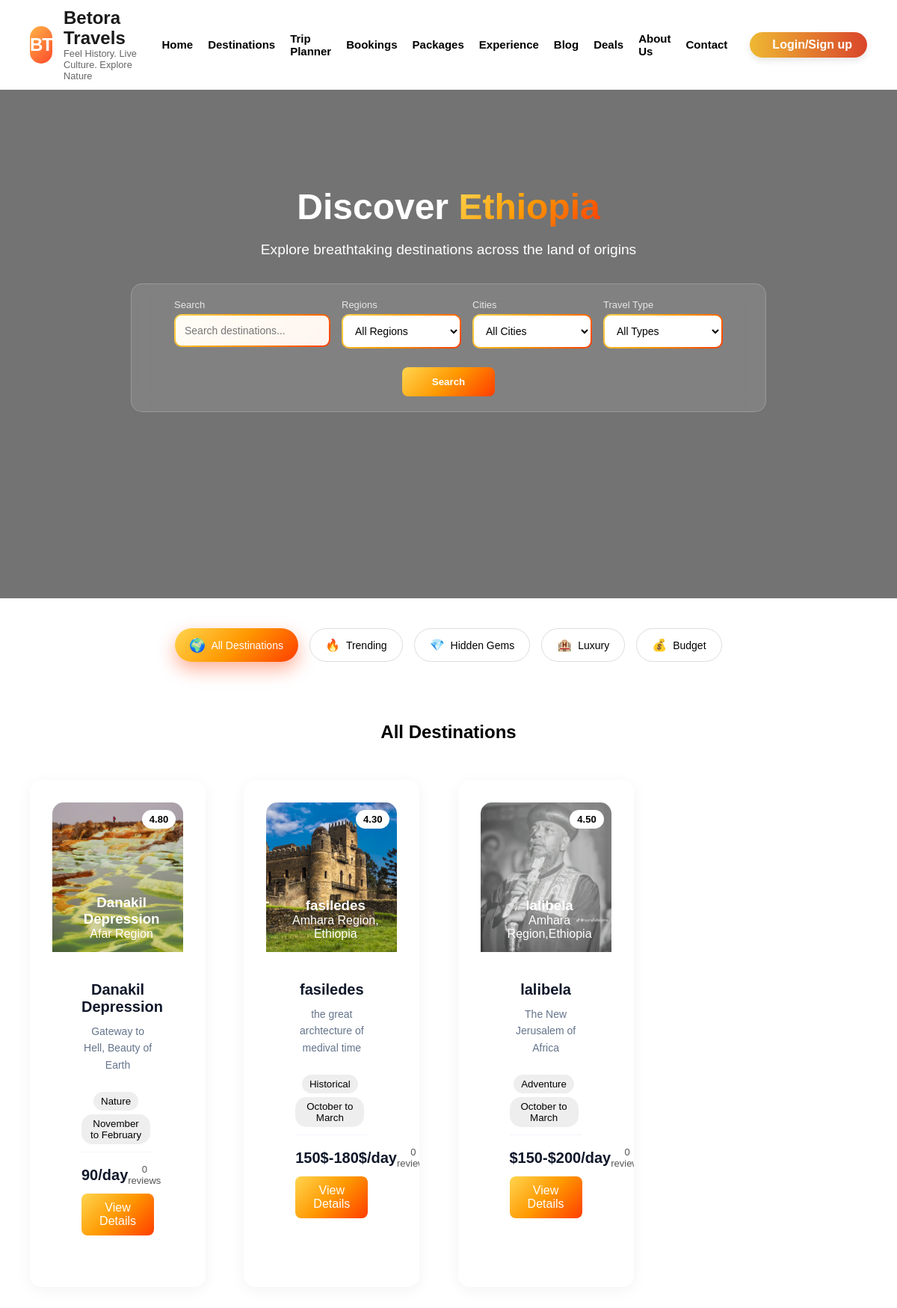
Page /destination.php on the committed database.
### tables this page shows
CREATE TABLE `destinations` (
  `id` int(11) NOT NULL,
  `name` varchar(100) DEFAULT NULL,
  `tagline` varchar(255) DEFAULT NULL,
  `region` varchar(100) DEFAULT NULL,
  `type` enum('adventure','cultural','religious','historical','nature') DEFAULT NULL,
  `description` text DEFAULT NULL,
  `highlights` text DEFAULT NULL,
  `best_time` varchar(100) DEFAULT NULL,
  `dry_season` varchar(255) DEFAULT NULL,
  `rainy_season` varchar(255) DEFAULT NULL,
  `spring_weather` varchar(100) DEFAULT NULL,
  `summer_weather` varchar(100) DEFAULT NULL,
  `autumn_weather` varchar(100) DEFAULT NULL,
  `winter_weather` varchar(100) DEFAULT NULL,
  `average_cost` decimal(10,2) DEFAULT NULL,
  `budget_cost` varchar(50) DEFAULT NULL,
  `standard_cost` varchar(50) DEFAULT NULL,
  `luxury_cost` varchar(50) DEFAULT NULL,
  `accommodation` varchar(255) DEFAULT NULL,
  `rating` decimal(3,2) DEFAULT 0.00,
  `reviews` int(11) DEFAULT 0,
  `distance_info` varchar(255) DEFAULT NULL,
  `map_location` text DEFAULT NULL,
  `video_url` varchar(255) DEFAULT NULL,
  `image` varchar(255) DEFAULT NULL,
  `image2` varchar(255) DEFAULT NULL,
  `image3` varchar(255) DEFAULT NULL,
  `image4` varchar(255) DEFAULT NULL
);

### destination.php (the view, shortened to what this page needs)
<?php
include 'db.php';
$search_name = isset($_GET['search_name']) ? mysqli_real_escape_string($conn, $_GET['search_name']) : '';
$sql = "SELECT * FROM destinations WHERE 1=1";
$sql .= " ORDER BY id DESC";
$result = mysqli_query($conn, $sql);
?>
<!DOCTYPE html>
<html lang="en">
<head>
    <link rel="stylesheet" href="style.css">
    <link rel="stylesheet" href="https://jsdelivr.net"/>
    <link rel="stylesheet" href="welcome.css">
    <link rel="stylesheet" href="cards.css">
    <link rel="stylesheet" href="ai.css">
    <link rel="stylesheet" href="https://cloudflare.com">
</head>
<body>
<nav id="navbar">
  <div class="brand">
    <div class="bt">BT</div>
    <div class="logo-text">
      <h1>Betora Travels</h1>
      <h2>Feel History. Live Culture. Explore Nature</h2>
    </div>
  </div>
  <ul class="menu" id="menu-list">
    <li><a class="underline-text" href="index.php#Home">Home</a></li>
    <li><a class="underline-text" href="destinations.php">Destinations</a></li>
    <li><a class="underline-text" href="trip.html#trip">Trip Planner</a></li>
    <li><a class="underline-text" href="booking.html#Bookings">Bookings</a></li>
    <li><a class="underline-text" href="packages.php#packages">Packages</a></li>
    <li><a class="underline-text" href="experience.php#Experience">Experience</a></li>
    <li><a class="underline-text" href="blog.php#Blog">Blog</a></li>
    <li><a class="underline-text" href="deals.php#Deals">Deals</a></li>
    <li><a class="underline-text" href="aboutus.html#About-Us">About Us</a></li>
    <li><a class="underline-text" href="contactus.html#Contact">Contact</a></li>
    <div class="header-actions">
      <div class="login-pill">
        <span>Login/Sign up</span>
      </div>
    </div>
  </ul>
</nav>
<section id="Destinations" class="destination-hero">
    <video autoplay muted loop playsinline class="bg-video">
        <source src="ethiopia-video.mp4" type="video/mp4">
    </video>
    <div class="overlay"></div>
    <div class="content">
        <h1>Discover <span>Ethiopia</span></h1>
        <p>Explore breathtaking destinations across the land of origins</p>
        <form action="destination.php" method="GET" class="search-box">
    <div class="field">
        <label>Search</label>
        <div class="gradient-wrapper">
            <input type="text" name="search_name" placeholder="Search destinations..." value="<?php echo htmlspecialchars($search_name); ?>" />
        </div>
    </div>
    <div class="field">
        <label>Regions</label>
        <div class="gradient-wrapper">
            <select name="region">
                <option>All Regions</option>
            </select>
        </div>
    </div>
    <div class="field">
        <label>Cities</label>
        <div class="gradient-wrapper">
            <select name="city">
                <option>All Cities</option>
            </select>
        </div>
    </div>
    <div class="field">
        <label>Travel Type</label>
        <div class="gradient-wrapper">
            <select name="type">
                <option>All Types</option>
            </select>
        </div>
    </div>
    <div class="search-btn-container">
        <button type="submit">Search</button>
    </div>
</form>
    </div>
</section>
<section class="filter-section">
    <div class="filter-container">
        <button class="filter-btn active"><span>🌍</span> All Destinations</button>
        <button class="filter-btn"><span>🔥</span> Trending</button>
        <button class="filter-btn"><span>💎</span> Hidden Gems</button>
        <button class="filter-btn"><span>🏨</span> Luxury</button>
        <button class="filter-btn"><span>💰</span> Budget</button>
    </div>
</section>
<section class="cards-section">
    <h2 class="results-title">All Destinations</h2>
    <div class="cards-container">
    <?php while($row = mysqli_fetch_assoc($result)) { ?>
        <div class="card" data-category="<?php echo strtolower($row['type']); ?>">
    <div class="card-slider">
        <img src="admin/uploads/<?php echo htmlspecialchars($row['image']); ?>" class="active">
        <div class="image-text">
            <h3 style="display: block !important; opacity: 1 !important; color: white;">
                <?php echo htmlspecialchars($row['name']); ?>
            </h3>
            <p><?php echo htmlspecialchars($row['region']); ?></p>
        </div>
        <div class="rating">
            <?php echo $row['rating']; ?>
        </div>
    </div>
    <div class="card-inner">
        <div class="card-content">
            <h3 class="card-title-main"><?php echo htmlspecialchars($row['name']); ?></h3>
            <p class="desc"><?php echo htmlspecialchars($row['tagline']); ?></p>
            <div class="tags">
                <button><?php echo ucfirst($row['type']); ?></button>
                <button><?php echo htmlspecialchars($row['best_time']); ?></button>
            </div>
            <div class="card-footer">
                <span class="price">
                    <?php echo $row['budget_cost']; ?>/day
                </span>
                <span class="reviews"><?php echo $row['reviews']; ?> reviews</span>
            </div>
            <a href="destination-details.php?id=<?php echo $row['id']; ?>&source=public" class="details-btn">
                View Details
            </a>
        </div>
    </div>
</div>
    <?php } ?>
</div>
</section>
</body>
</html>

### style.css (style rules this page uses)
* { margin: 0; padding: 0; box-sizing: border-box; font-family: Arial, sans-serif; }
.destination-hero { position: relative; height: 100vh; display: flex; justify-content: center; align-items: center; text-align: center; overflow: hidden; }
.bg-video { position: absolute; top: 50%; left: 50%; width: 100%; height: 100%; object-fit: cover; transform: translate(-50%, -50%); z-index: -2; }
.overlay { position: absolute; width: 100%; height: 100%; background: rgba(0, 0, 0, 0.55); z-index: -1; }
.content { color: #fff; padding: 20px; max-width: 900px; }
.content h1 { font-size: 3rem; margin-bottom: 15px; }
.content h1 span { background: linear-gradient(135deg, #FFD54F, #FF9800, #FF3D00); -webkit-background-clip: text; -webkit-text-fill-color: transparent; }
.content p { font-size: 1.2rem; margin-bottom: 30px; line-height: 1.6; }
.search-box { display: flex; flex-wrap: wrap; justify-content: center; gap: 15px; backdrop-filter: blur(12px); background: rgba(255, 255, 255, 0.1); padding: 20px; border-radius: 15px; border: 1px solid rgba(255, 255, 255, 0.2); }
.field { display: flex; flex-direction: column; min-width: 160px; text-align: left; }
.field label { color: #fff; font-size: 13px; margin-bottom: 5px; opacity: 0.8; }
.field input, .field select { padding: 12px; border-radius: 8px; border: none; outline: none; font-size: 14px; background: rgba(255, 255, 255, 0.95); transition: all 0.3s ease; }
.gradient-wrapper { padding: 2px; border-radius: 10px; background: linear-gradient(135deg, #FFD54F, #FF9800, #FF3D00); }
.gradient-wrapper select { width: 100%; padding: 12px; border: none; outline: none; border-radius: 8px; background: white; font-size: 14px; }
.search-btn-container { width: 100%; display: flex; justify-content: center; margin-top: 10px; }
.search-btn-container button { padding: 12px 40px; border: none; border-radius: 8px; cursor: pointer; color: #fff; font-weight: bold; background: linear-gradient(135deg, #FFD54F, #FF9800, #FF3D00); transition: all 0.3s ease; }
.filter-section { padding: 40px 20px; display: flex; justify-content: center; }
.filter-container { display: flex; gap: 15px; flex-wrap: wrap; justify-content: center; }
.filter-btn { display: flex; align-items: center; gap: 8px; padding: 12px 20px; border-radius: 30px; border: 1px solid #ddd; background: #fff; cursor: pointer; font-size: 14px; transition: all 0.3s ease; }
.filter-btn span { font-size: 16px; }
.filter-btn.active { color: #fff; border: none; background: linear-gradient(135deg, #FFD54F, #FF9800, #FF3D00); box-shadow: 0 10px 25px rgba(255, 61, 0, 0.4); }
.filter-btn.active span { transform: scale(1.1); }
.cards-section { padding: 40px 20px; text-align: center; }
.results-title { font-size: 24px; margin-bottom: 30px; }
.cards-container { display: grid; grid-template-columns: repeat(auto-fit, minmax(280px, 1fr)); gap: 25px; }
.card { border-radius: 15px; overflow: hidden; background: white; box-shadow: 0 8px 20px rgba(0,0,0,0.15); transition: transform 0.3s, box-shadow 0.3s; position: relative; }
.card-slider { position: relative; width: 100%; height: 200px; border-radius: 15px 15px 0 0; overflow: hidden; }
.card-slider img { width: 100%; height: 100%; object-fit: cover; position: absolute; top: 0; left: 0; opacity: 0; transition: opacity 1s ease-in-out; }
.card-slider img.active { opacity: 1; }
.card-slider .image-text { position: absolute; bottom: 10px; left: 10px; color: white; padding: 5px 10px; border-radius: 5px; z-index: 2; }
.card-slider .rating { position: absolute; top: 10px; right: 10px; background: white; color: black; font-weight: bold; padding: 5px 10px; border-radius: 20px; z-index: 2; font-size: 13px; }
.card-inner { padding: 15px; display: flex; flex-direction: column; }
.desc { font-size: 14px; margin-bottom: 10px; }
.tags button { margin: 5px 5px 0 0; padding: 5px 10px; border: none; border-radius: 15px; background: #eee; cursor: pointer; }
.card-footer { display: flex; justify-content: space-between; margin-top: 10px; }
.price { color: black; font-weight: bold; }
.reviews { font-size: 13px; color: #555; }
.details-btn { margin-top: 10px; width: 100%; padding: 10px; border: none; border-radius: 8px; color: white; background: linear-gradient(135deg, #FFD54F, #FF9800, #FF3D00); cursor: pointer; text-align: center; display: inline-block; text-decoration: none; }

### rows in the picture
destinations: image (picture), name "Danakil Depression", region "Afar Region", rating "4.80", tagline "Gateway to Hell, Beauty of Earth", type "Nature", best_time "November to February", budget_cost "90", reviews "0"
destinations: image (picture), name "fasiledes", region "Amhara Region, Ethiopia", rating "4.30", tagline "the great archtecture of medival time", type "Historical", best_time "October to March", budget_cost "150$-180$", reviews "0"
destinations: image (picture), name "lalibela", region "Amhara Region,Ethiopia", rating "4.50", tagline "The New Jerusalem of Africa", type "Adventure", best_time "October to March", budget_cost "$150-$200", reviews "0"
